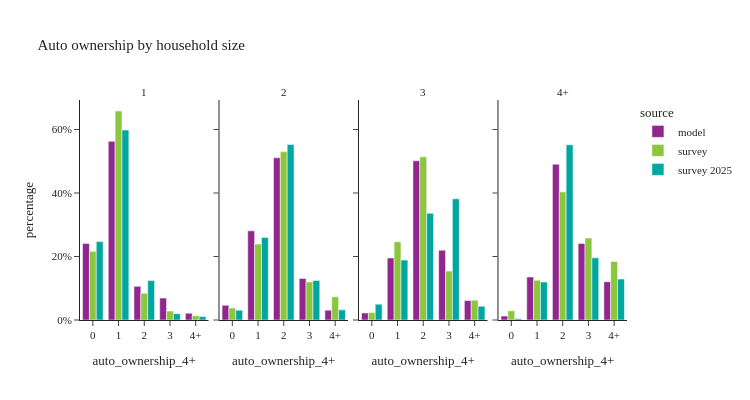

Notebook source saved alongside this figure:
### Code cell
util.plot_share_facetbar(hh_data, 'hh_weight', share_col="auto_ownership_4+", title="Auto ownership by household size", 
                            facet_col="hhsize_4+", facet_col_wrap=4, height=400, orientation='v')

### Figure 1 — Plotly figure (JSON) as saved in the notebook; plotly's stock layout.template omitted (floating-point values rounded to 4 significant figures)
{"data": [{"alignmentgroup": "True", "customdata": [[116493], [271637], [51150], [33258], [10196]], "hovertemplate": "source=model<br>hhsize_4+=1<br>auto_ownership_4+=%{x}<br>percentage=%{y}<br>sample_size=%{customdata[0]}<extra></extra>", "legendgroup": "model", "marker": {"color": "#91268F", "pattern": {"shape": ""}}, "name": "model", "offsetgroup": "model", "orientation": "v", "showlegend": true, "textposition": "auto", "type": "bar", "x": ["0", "1", "2", "3", "4+"], "xaxis": "x", "y": [0.2413, 0.5627, 0.106, 0.0689, 0.02112], "yaxis": "y"}, {"alignmentgroup": "True", "customdata": [[27076], [163646], [297692], [76299], [18083]], "hovertemplate": "source=model<br>hhsize_4+=2<br>auto_ownership_4+=%{x}<br>percentage=%{y}<br>sample_size=%{customdata[0]}<extra></extra>", "legendgroup": "model", "marker": {"color": "#91268F", "pattern": {"shape": ""}}, "name": "model", "offsetgroup": "model", "orientation": "v", "showlegend": false, "textposition": "auto", "type": "bar", "x": ["0", "1", "2", "3", "4+"], "xaxis": "x2", "y": [0.04646, 0.2808, 0.5108, 0.1309, 0.03103], "yaxis": "y2"}, {"alignmentgroup": "True", "customdata": [[6024], [53154], [136597], [59852], [16701]], "hovertemplate": "source=model<br>hhsize_4+=3<br>auto_ownership_4+=%{x}<br>percentage=%{y}<br>sample_size=%{customdata[0]}<extra></extra>", "legendgroup": "model", "marker": {"color": "#91268F", "pattern": {"shape": ""}}, "name": "model", "offsetgroup": "model", "orientation": "v", "showlegend": false, "textposition": "auto", "type": "bar", "x": ["0", "1", "2", "3", "4+"], "xaxis": "x3", "y": [0.02212, 0.1952, 0.5016, 0.2198, 0.06133], "yaxis": "y3"}, {"alignmentgroup": "True", "customdata": [[4894], [53836], [194994], [95887], [47883]], "hovertemplate": "source=model<br>hhsize_4+=4+<br>auto_ownership_4+=%{x}<br>percentage=%{y}<br>sample_size=%{customdata[0]}<extra></extra>", "legendgroup": "model", "marker": {"color": "#91268F", "pattern": {"shape": ""}}, "name": "model", "offsetgroup": "model", "orientation": "v", "showlegend": false, "textposition": "auto", "type": "bar", "x": ["0", "1", "2", "3", "4+"], "xaxis": "x4", "y": [0.01231, 0.1354, 0.4906, 0.2412, 0.1205], "yaxis": "y4"}, {"alignmentgroup": "True", "customdata": [[503], [951], [116], [24], [13]], "hovertemplate": "source=survey<br>hhsize_4+=1<br>auto_ownership_4+=%{x}<br>percentage=%{y}<br>sample_size=%{customdata[0]}<extra></extra>", "legendgroup": "survey", "marker": {"color": "#8CC63E", "pattern": {"shape": ""}}, "name": "survey", "offsetgroup": "survey", "orientation": "v", "showlegend": true, "textposition": "auto", "type": "bar", "x": ["0", "1", "2", "3", "4+"], "xaxis": "x", "y": [0.2162, 0.6582, 0.08423, 0.02814, 0.01323], "yaxis": "y"}, {"alignmentgroup": "True", "customdata": [[113], [526], [612], [130], [52]], "hovertemplate": "source=survey<br>hhsize_4+=2<br>auto_ownership_4+=%{x}<br>percentage=%{y}<br>sample_size=%{customdata[0]}<extra></extra>", "legendgroup": "survey", "marker": {"color": "#8CC63E", "pattern": {"shape": ""}}, "name": "survey", "offsetgroup": "survey", "orientation": "v", "showlegend": false, "textposition": "auto", "type": "bar", "x": ["0", "1", "2", "3", "4+"], "xaxis": "x2", "y": [0.03788, 0.239, 0.5303, 0.1199, 0.0729], "yaxis": "y2"}, {"alignmentgroup": "True", "customdata": [[12], [123], [183], [64], [23]], "hovertemplate": "source=survey<br>hhsize_4+=3<br>auto_ownership_4+=%{x}<br>percentage=%{y}<br>sample_size=%{customdata[0]}<extra></extra>", "legendgroup": "survey", "marker": {"color": "#8CC63E", "pattern": {"shape": ""}}, "name": "survey", "offsetgroup": "survey", "orientation": "v", "showlegend": false, "textposition": "auto", "type": "bar", "x": ["0", "1", "2", "3", "4+"], "xaxis": "x3", "y": [0.02333, 0.2465, 0.5139, 0.154, 0.06236], "yaxis": "y3"}, {"alignmentgroup": "True", "customdata": [[11], [94], [203], [71], [46]], "hovertemplate": "source=survey<br>hhsize_4+=4+<br>auto_ownership_4+=%{x}<br>percentage=%{y}<br>sample_size=%{customdata[0]}<extra></extra>", "legendgroup": "survey", "marker": {"color": "#8CC63E", "pattern": {"shape": ""}}, "name": "survey", "offsetgroup": "survey", "orientation": "v", "showlegend": false, "textposition": "auto", "type": "bar", "x": ["0", "1", "2", "3", "4+"], "xaxis": "x4", "y": [0.0289, 0.1253, 0.4036, 0.258, 0.1842], "yaxis": "y4"}, {"alignmentgroup": "True", "customdata": [[173], [589], [124], [21], [12]], "hovertemplate": "source=survey 2025<br>hhsize_4+=1<br>auto_ownership_4+=%{x}<br>percentage=%{y}<br>sample_size=%{customdata[0]}<extra></extra>", "legendgroup": "survey 2025", "marker": {"color": "#00A7A0", "pattern": {"shape": ""}}, "name": "survey 2025", "offsetgroup": "survey 2025", "orientation": "v", "showlegend": true, "textposition": "auto", "type": "bar", "x": ["0", "1", "2", "3", "4+"], "xaxis": "x", "y": [0.2469, 0.5981, 0.1243, 0.01988, 0.01079], "yaxis": "y"}, {"alignmentgroup": "True", "customdata": [[20], [232], [521], [150], [46]], "hovertemplate": "source=survey 2025<br>hhsize_4+=2<br>auto_ownership_4+=%{x}<br>percentage=%{y}<br>sample_size=%{customdata[0]}<extra></extra>", "legendgroup": "survey 2025", "marker": {"color": "#00A7A0", "pattern": {"shape": ""}}, "name": "survey 2025", "offsetgroup": "survey 2025", "orientation": "v", "showlegend": false, "textposition": "auto", "type": "bar", "x": ["0", "1", "2", "3", "4+"], "xaxis": "x2", "y": [0.03079, 0.26, 0.5526, 0.1246, 0.03194], "yaxis": "y2"}, {"alignmentgroup": "True", "customdata": [[6], [58], [99], [76], [26]], "hovertemplate": "source=survey 2025<br>hhsize_4+=3<br>auto_ownership_4+=%{x}<br>percentage=%{y}<br>sample_size=%{customdata[0]}<extra></extra>", "legendgroup": "survey 2025", "marker": {"color": "#00A7A0", "pattern": {"shape": ""}}, "name": "survey 2025", "offsetgroup": "survey 2025", "orientation": "v", "showlegend": false, "textposition": "auto", "type": "bar", "x": ["0", "1", "2", "3", "4+"], "xaxis": "x3", "y": [0.04994, 0.1886, 0.3362, 0.3816, 0.04366], "yaxis": "y3"}, {"alignmentgroup": "True", "customdata": [[1], [27], [102], [47], [40]], "hovertemplate": "source=survey 2025<br>hhsize_4+=4+<br>auto_ownership_4+=%{x}<br>percentage=%{y}<br>sample_size=%{customdata[0]}<extra></extra>", "legendgroup": "survey 2025", "marker": {"color": "#00A7A0", "pattern": {"shape": ""}}, "name": "survey 2025", "offsetgroup": "survey 2025", "orientation": "v", "showlegend": false, "textposition": "auto", "type": "bar", "x": ["0", "1", "2", "3", "4+"], "xaxis": "x4", "y": [0.003848, 0.1195, 0.552, 0.1957, 0.1289], "yaxis": "y4"}], "layout": {"annotations": [{"font": {}, "showarrow": false, "text": "1", "x": 0.1175, "xanchor": "center", "xref": "paper", "y": 1.0, "yanchor": "bottom", "yref": "paper"}, {"font": {}, "showarrow": false, "text": "2", "x": 0.3725, "xanchor": "center", "xref": "paper", "y": 1.0, "yanchor": "bottom", "yref": "paper"}, {"font": {}, "showarrow": false, "text": "3", "x": 0.6275, "xanchor": "center", "xref": "paper", "y": 1.0, "yanchor": "bottom", "yref": "paper"}, {"font": {}, "showarrow": false, "text": "4+", "x": 0.8825, "xanchor": "center", "xref": "paper", "y": 1.0, "yanchor": "bottom", "yref": "paper"}], "barmode": "group", "height": 400, "legend": {"title": {"text": "source"}, "tracegroupgap": 0}, "title": {"text": "Auto ownership by household size"}, "width": 750, "xaxis": {"anchor": "y", "domain": [0.0, 0.235], "title": {"text": "auto_ownership_4+"}}, "xaxis2": {"anchor": "y2", "domain": [0.255, 0.49], "matches": "x", "title": {"text": "auto_ownership_4+"}}, "xaxis3": {"anchor": "y3", "domain": [0.51, 0.745], "matches": "x", "title": {"text": "auto_ownership_4+"}}, "xaxis4": {"anchor": "y4", "domain": [0.765, 1.0], "matches": "x", "title": {"text": "auto_ownership_4+"}}, "yaxis": {"anchor": "x", "domain": [0.0, 1.0], "tickformat": ".0%", "title": {"text": "percentage"}}, "yaxis2": {"anchor": "x2", "domain": [0.0, 1.0], "matches": "y", "showticklabels": false, "tickformat": ".0%"}, "yaxis3": {"anchor": "x3", "domain": [0.0, 1.0], "matches": "y", "showticklabels": false}, "yaxis4": {"anchor": "x4", "domain": [0.0, 1.0], "matches": "y", "showticklabels": false}}}
